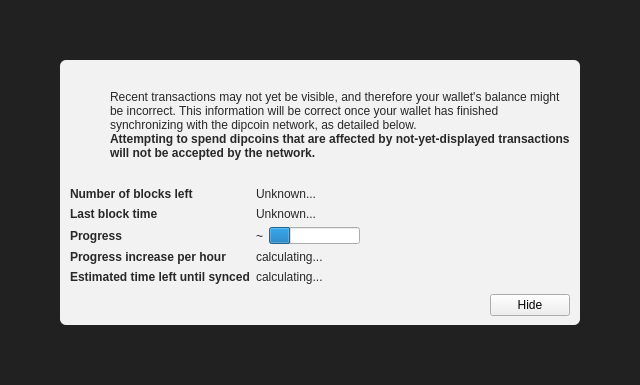
<?xml version="1.0" encoding="UTF-8"?>
<ui version="4.0">
 <class>ModalOverlay</class>
 <widget class="ModalOverlay" name="ModalOverlay">
  <property name="geometry">
   <rect>
    <x>0</x>
    <y>0</y>
    <width>640</width>
    <height>385</height>
   </rect>
  </property>
  <property name="windowTitle">
   <string>Form</string>
  </property>
  <layout class="QVBoxLayout" name="verticalLayout" stretch="0">
   <property name="sizeConstraint">
    <enum>QLayout::SetDefaultConstraint</enum>
   </property>
   <property name="leftMargin">
    <number>0</number>
   </property>
   <property name="topMargin">
    <number>0</number>
   </property>
   <property name="rightMargin">
    <number>0</number>
   </property>
   <property name="bottomMargin">
    <number>0</number>
   </property>
   <item>
    <widget class="QWidget" name="bgWidget" native="true">
     <property name="styleSheet">
      <string notr="true">#bgWidget { background: rgba(0,0,0,220); }</string>
     </property>
     <layout class="QVBoxLayout" name="verticalLayoutMain" stretch="1">
      <property name="leftMargin">
       <number>60</number>
      </property>
      <property name="topMargin">
       <number>60</number>
      </property>
      <property name="rightMargin">
       <number>60</number>
      </property>
      <property name="bottomMargin">
       <number>60</number>
      </property>
      <item>
       <widget class="QWidget" name="contentWidget" native="true">
        <property name="styleSheet">
         <string notr="true">#contentWidget { background: rgba(255,255,255,240); border-radius: 6px; }

QLabel { color: rgb(40,40,40);  }</string>
        </property>
        <layout class="QVBoxLayout" name="verticalLayoutSub" stretch="1,0,0,0">
         <property name="spacing">
          <number>0</number>
         </property>
         <property name="leftMargin">
          <number>10</number>
         </property>
         <property name="topMargin">
          <number>10</number>
         </property>
         <property name="rightMargin">
          <number>10</number>
         </property>
         <property name="bottomMargin">
          <number>10</number>
         </property>
         <item>
          <layout class="QHBoxLayout" name="horizontalLayoutIconText" stretch="0,1">
           <property name="topMargin">
            <number>20</number>
           </property>
           <item>
            <layout class="QVBoxLayout" name="verticalLayoutIcon">
             <property name="leftMargin">
              <number>0</number>
             </property>
             <item>
              <widget class="QPushButton" name="warningIcon">
               <property name="enabled">
                <bool>false</bool>
               </property>
               <property name="text">
                <string/>
               </property>
               <property name="icon">
                <iconset>
                 <normaloff>:/icons/warning</normaloff>
                 <disabledoff>:/icons/warning</disabledoff>:/icons/warning</iconset>
               </property>
               <property name="iconSize">
                <size>
                 <width>48</width>
                 <height>48</height>
                </size>
               </property>
               <property name="flat">
                <bool>true</bool>
               </property>
              </widget>
             </item>
             <item>
              <spacer name="verticalSpacerWarningIcon">
               <property name="orientation">
                <enum>Qt::Vertical</enum>
               </property>
               <property name="sizeHint" stdset="0">
                <size>
                 <width>20</width>
                 <height>40</height>
                </size>
               </property>
              </spacer>
             </item>
            </layout>
           </item>
           <item>
            <layout class="QVBoxLayout" name="verticalLayoutInfoText">
             <property name="leftMargin">
              <number>0</number>
             </property>
             <property name="topMargin">
              <number>0</number>
             </property>
             <item>
              <widget class="QLabel" name="infoText">
               <property name="text">
                <string>Recent transactions may not yet be visible, and therefore your wallet's balance might be incorrect. This information will be correct once your wallet has finished synchronizing with the dipcoin network, as detailed below.</string>
               </property>
               <property name="textFormat">
                <enum>Qt::RichText</enum>
               </property>
               <property name="wordWrap">
                <bool>true</bool>
               </property>
              </widget>
             </item>
             <item>
              <widget class="QLabel" name="infoTextStrong">
               <property name="font">
                <font>
                 <weight>75</weight>
                 <bold>true</bold>
                </font>
               </property>
               <property name="text">
                <string>Attempting to spend dipcoins that are affected by not-yet-displayed transactions will not be accepted by the network.</string>
               </property>
               <property name="textFormat">
                <enum>Qt::RichText</enum>
               </property>
               <property name="wordWrap">
                <bool>true</bool>
               </property>
              </widget>
             </item>
             <item>
              <spacer name="verticalSpacerInTextSpace">
               <property name="orientation">
                <enum>Qt::Vertical</enum>
               </property>
               <property name="sizeHint" stdset="0">
                <size>
                 <width>20</width>
                 <height>40</height>
                </size>
               </property>
              </spacer>
             </item>
            </layout>
           </item>
          </layout>
         </item>
         <item>
          <spacer name="verticalSpacerAfterText">
           <property name="orientation">
            <enum>Qt::Vertical</enum>
           </property>
           <property name="sizeHint" stdset="0">
            <size>
             <width>20</width>
             <height>40</height>
            </size>
           </property>
          </spacer>
         </item>
         <item>
          <layout class="QFormLayout" name="formLayout">
           <property name="fieldGrowthPolicy">
            <enum>QFormLayout::FieldsStayAtSizeHint</enum>
           </property>
           <property name="horizontalSpacing">
            <number>6</number>
           </property>
           <property name="verticalSpacing">
            <number>6</number>
           </property>
           <property name="topMargin">
            <number>10</number>
           </property>
           <item row="0" column="0">
            <widget class="QLabel" name="labelNumberOfBlocksLeft">
             <property name="font">
              <font>
               <weight>75</weight>
               <bold>true</bold>
              </font>
             </property>
             <property name="text">
              <string>Number of blocks left</string>
             </property>
            </widget>
           </item>
           <item row="0" column="1">
            <widget class="QLabel" name="numberOfBlocksLeft">
             <property name="text">
              <string>Unknown...</string>
             </property>
            </widget>
           </item>
           <item row="1" column="0">
            <widget class="QLabel" name="labelLastBlockTime">
             <property name="font">
              <font>
               <weight>75</weight>
               <bold>true</bold>
              </font>
             </property>
             <property name="text">
              <string>Last block time</string>
             </property>
            </widget>
           </item>
           <item row="1" column="1">
            <widget class="QLabel" name="newestBlockDate">
             <property name="sizePolicy">
              <sizepolicy hsizetype="Maximum" vsizetype="Preferred">
               <horstretch>0</horstretch>
               <verstretch>0</verstretch>
              </sizepolicy>
             </property>
             <property name="text">
              <string>Unknown...</string>
             </property>
            </widget>
           </item>
           <item row="2" column="0">
            <widget class="QLabel" name="labelSyncDone">
             <property name="font">
              <font>
               <weight>75</weight>
               <bold>true</bold>
              </font>
             </property>
             <property name="text">
              <string>Progress</string>
             </property>
            </widget>
           </item>
           <item row="2" column="1">
            <layout class="QHBoxLayout" name="horizontalLayoutSync" stretch="0,1">
             <item>
              <widget class="QLabel" name="percentageProgress">
               <property name="text">
                <string notr="true">~</string>
               </property>
              </widget>
             </item>
             <item>
              <widget class="QProgressBar" name="progressBar">
               <property name="value">
                <number>24</number>
               </property>
               <property name="format">
                <string/>
               </property>
              </widget>
             </item>
            </layout>
           </item>
           <item row="4" column="0">
            <widget class="QLabel" name="labelProgressIncrease">
             <property name="font">
              <font>
               <weight>75</weight>
               <bold>true</bold>
              </font>
             </property>
             <property name="text">
              <string>Progress increase per hour</string>
             </property>
            </widget>
           </item>
           <item row="4" column="1">
            <widget class="QLabel" name="progressIncreasePerH">
             <property name="text">
              <string>calculating...</string>
             </property>
            </widget>
           </item>
           <item row="5" column="0">
            <widget class="QLabel" name="labelEstimatedTimeLeft">
             <property name="font">
              <font>
               <weight>75</weight>
               <bold>true</bold>
              </font>
             </property>
             <property name="text">
              <string>Estimated time left until synced</string>
             </property>
            </widget>
           </item>
           <item row="5" column="1">
            <widget class="QLabel" name="expectedTimeLeft">
             <property name="text">
              <string>calculating...</string>
             </property>
            </widget>
           </item>
          </layout>
         </item>
         <item>
          <layout class="QHBoxLayout" name="horizontalLayoutButtons">
           <property name="leftMargin">
            <number>10</number>
           </property>
           <property name="topMargin">
            <number>10</number>
           </property>
           <item>
            <spacer name="horizontalSpacer">
             <property name="orientation">
              <enum>Qt::Horizontal</enum>
             </property>
             <property name="sizeHint" stdset="0">
              <size>
               <width>40</width>
               <height>20</height>
              </size>
             </property>
            </spacer>
           </item>
           <item>
            <widget class="QPushButton" name="closeButton">
             <property name="text">
              <string>Hide</string>
             </property>
            </widget>
           </item>
          </layout>
         </item>
        </layout>
       </widget>
      </item>
     </layout>
    </widget>
   </item>
  </layout>
 </widget>
 <customwidgets>
  <customwidget>
   <class>ModalOverlay</class>
   <extends>QWidget</extends>
   <header>modaloverlay.h</header>
   <container>1</container>
  </customwidget>
 </customwidgets>
 <resources/>
 <connections/>
</ui>
